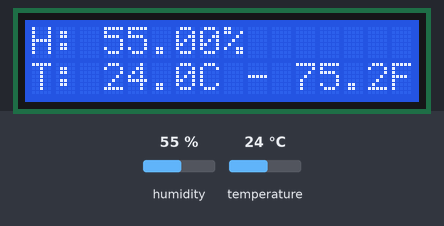
A sketch run on a simulated Arduino Uno, built for the host (arithmetic inside an expression is 32-bit, double 64-bit). Parts: 16×2 character LCD. The test bench sets the inputs (shaded band); at power-on: humidity 55 %, temperature 24 °C. WiFi joins after 1.5 s; servers stay silent unless stated; what the sketch prints to the serial monitor is not drawn.

Above: at 2.2 s.
3.3 s: humidity set to 22 %
At 7.9 s:
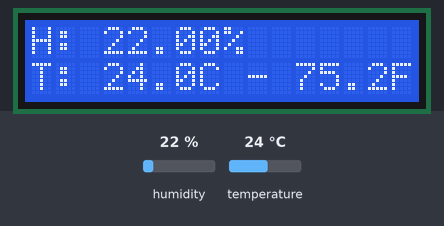
8.1 s: temperature set to 12 °C
At 10.5 s:
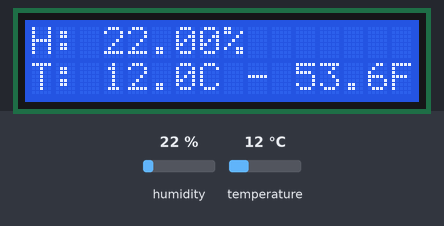
12.9 s: humidity set to 40 %
At 14.5 s:
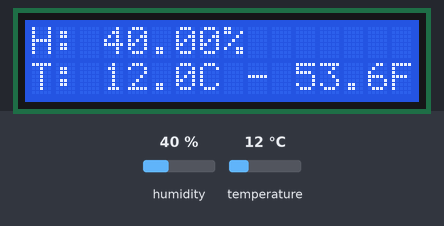
17.7 s: temperature set to 19 °C
At 18.5 s:
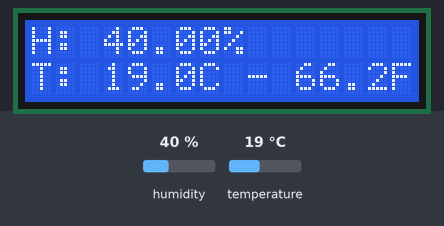
Timing chart, 0 to 20.7 s (numbered marks = the images above; inputs shaded):
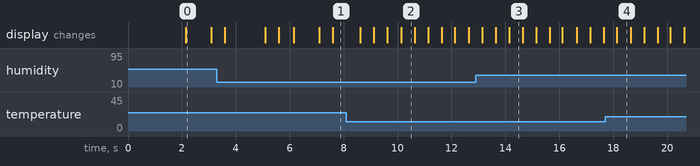

The sketch:

temp-humid.ino
```cpp
#include "DHT.h"
#include <Arduino.h>
#include <Wire.h>
#include <LiquidCrystal_PCF8574.h>
#include <SPI.h>
#include <Ethernet.h>

// Ether
byte mac[] = {0xA8, 0x61, 0x8A, 0xAE, 0x96, 0x64};

IPAddress ip(192, 168, 1, 177);
IPAddress dns(192, 168, 1, 1);

EthernetClient client;

// Sensor
DHT dht(2, DHT11);

// LCD
TwoWire Wire_1 = TwoWire();
LiquidCrystal_PCF8574 lcd(0x27);  // set the LCD address to 0x27

// timing
const unsigned long interval_sensor = 2000; // ms
unsigned long prevTs = 0;

// timing dot
bool dot = false;
const unsigned long interval_dot = 500; // ms
unsigned long prevTd = 0;


template<class T>
void printOnly(T str, int dly = 2000) {
  lcd.clear();
  lcd.home();
  Serial.println(str);
  lcd.print(str);
  delay(dly);
}

void printDHT(float humi, float tempC, float tempF) {
  Serial.print("H: ");
  Serial.print(humi);
  Serial.print("%");

  Serial.print("  |  ");

  Serial.print("T: ");
  Serial.print(tempC);
  Serial.print("C - ");
  Serial.print(tempF);
  Serial.println("F");

  lcd.clear();
  lcd.home();
  lcd.print("H: ");
  lcd.print(humi, 2);
  lcd.print("%");

  lcd.setCursor(0, 1);
  lcd.print("T: ");
  lcd.print(tempC, 1);
  lcd.print("C - ");
  lcd.print(tempF, 1);
  lcd.print("F");
}

bool handleDHT() {
  float humi  = dht.readHumidity();
  float tempC = dht.readTemperature();
  float tempF = dht.readTemperature(true);
  byte invalid = isnan(humi) || isnan(tempC) || isnan(tempF);
  // check if any reads failed
  if (invalid ) {
    Serial.print("humi ");
    Serial.println(isnan(humi));
    Serial.print("tempC ");
    Serial.println(isnan(tempC));
    Serial.print("tempF ");
    Serial.println(isnan(tempF));
    Serial.println(F("Failed to read sensor!"));
    lcd.clear();
    lcd.print(F("sensor read err"));
  } else {
    printDHT(humi, tempC, tempF);
  }
  return !invalid;
}

void handleDot() {
  lcd.setCursor(15, 0);
  lcd.print(dot ? ' ' : '.');
  dot = !dot;
}

void initEther() {
  if (!Ethernet.begin(mac, 2500)) {
    if (!Ethernet.hardwareStatus()) {
      printOnly(F("bad ether hardware"));
      return;
    }
    if (Ethernet.linkStatus() == LinkOFF) {
      printOnly(F("no link"));
      return;
    }

    printOnly(F("DHCP err"));
    Ethernet.begin(mac, ip, dns);
  }

  IPAddress ip = Ethernet.localIP();
  Serial.println(ip);
  if (ip) {
    Serial.print("Local IP: ");
    printOnly(ip);
  } else {
    Serial.println(F("no IP"));
    printOnly(F("no IP"));
  }
}

void setup() {
  Serial.begin(9600);
  while (!Serial);

  // init LCD
  Wire_1.begin();
  Wire_1.setClock(100000); // Hz+
  lcd.begin(16, 2, Wire_1);
  lcd.print(F("Hello world"));
  lcd.setBacklight(HIGH);
  initEther();

  dht.begin();

}

void loop() {
  // wait a few seconds between measurements.
  unsigned long currT = millis();

  if (currT - prevTd >= interval_dot) {
    handleDot();
    prevTd = currT;
  }


  if (currT - prevTs >= interval_sensor) {
    if(handleDHT()) {
      dot = true;
      // serveData
      // storeData
    }
    prevTs = currT;
  }

}
```

Measured:
- after the input at 8.1 s, the display: first differs from a run without the input after 2.0 s (image 2)
- after the input at 12.9 s, the display: first differs from a run without the input after 1.2 s (image 3)
- after the input at 17.7 s, the display: changes after 0.44 s (image 4)
